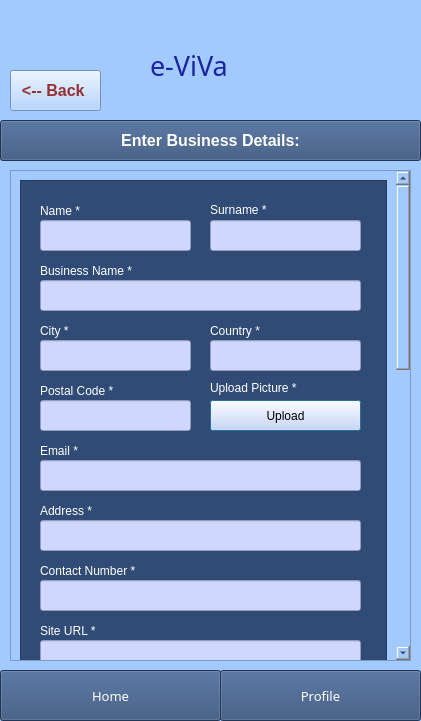
<?xml version="1.0" encoding="UTF-8"?>
<ui version="4.0">
 <class>Dialog</class>
 <widget class="QDialog" name="Dialog">
  <property name="geometry">
   <rect>
    <x>0</x>
    <y>0</y>
    <width>421</width>
    <height>721</height>
   </rect>
  </property>
  <property name="windowTitle">
   <string>Dialog</string>
  </property>
  <property name="styleSheet">
   <string notr="true">background-color: rgb(162, 202, 255);</string>
  </property>
  <widget class="QLabel" name="e-ViVa_2">
   <property name="geometry">
    <rect>
     <x>150</x>
     <y>40</y>
     <width>121</width>
     <height>51</height>
    </rect>
   </property>
   <property name="font">
    <font>
     <family>Forte</family>
     <pointsize>20</pointsize>
     <weight>50</weight>
     <bold>false</bold>
    </font>
   </property>
   <property name="styleSheet">
    <string notr="true">background-color: rgb(162, 202, 255);
color: rgb(27, 36, 156);

</string>
   </property>
   <property name="text">
    <string>e-ViVa</string>
   </property>
  </widget>
  <widget class="QScrollArea" name="scrollArea">
   <property name="geometry">
    <rect>
     <x>10</x>
     <y>170</y>
     <width>401</width>
     <height>491</height>
    </rect>
   </property>
   <property name="widgetResizable">
    <bool>true</bool>
   </property>
   <widget class="QWidget" name="scrollAreaWidgetContents">
    <property name="geometry">
     <rect>
      <x>0</x>
      <y>-665</y>
      <width>382</width>
      <height>1218</height>
     </rect>
    </property>
    <layout class="QVBoxLayout" name="verticalLayout">
     <item>
      <widget class="QFrame" name="frame_2">
       <property name="minimumSize">
        <size>
         <width>320</width>
         <height>1200</height>
        </size>
       </property>
       <property name="styleSheet">
        <string notr="true">background-color: rgb(48, 76, 118);</string>
       </property>
       <property name="frameShape">
        <enum>QFrame::StyledPanel</enum>
       </property>
       <property name="frameShadow">
        <enum>QFrame::Raised</enum>
       </property>
       <widget class="QLabel" name="label_14">
        <property name="geometry">
         <rect>
          <x>20</x>
          <y>20</y>
          <width>71</width>
          <height>21</height>
         </rect>
        </property>
        <property name="styleSheet">
         <string notr="true">background-color: rgb(0, 170, 255);
font: 12pt &quot;MS Shell Dlg 2&quot;;
background-color: rgb(48, 76, 118);
color: rgb(255, 255, 255);</string>
        </property>
        <property name="text">
         <string>Name *</string>
        </property>
       </widget>
       <widget class="QLabel" name="label_15">
        <property name="geometry">
         <rect>
          <x>190</x>
          <y>20</y>
          <width>101</width>
          <height>20</height>
         </rect>
        </property>
        <property name="styleSheet">
         <string notr="true">background-color: rgb(0, 170, 255);
background-color: rgb(48, 76, 118);
color: rgb(255, 255, 255);
font: 12pt &quot;MS Shell Dlg 2&quot;;</string>
        </property>
        <property name="text">
         <string>Surname *</string>
        </property>
       </widget>
       <widget class="QLineEdit" name="Name">
        <property name="geometry">
         <rect>
          <x>20</x>
          <y>40</y>
          <width>151</width>
          <height>31</height>
         </rect>
        </property>
        <property name="styleSheet">
         <string notr="true">background-color:rgb(208, 215, 255);</string>
        </property>
       </widget>
       <widget class="QLineEdit" name="Surname">
        <property name="geometry">
         <rect>
          <x>190</x>
          <y>40</y>
          <width>151</width>
          <height>31</height>
         </rect>
        </property>
        <property name="styleSheet">
         <string notr="true">background-color:rgb(208, 215, 255);			</string>
        </property>
       </widget>
       <widget class="QLabel" name="label_16">
        <property name="geometry">
         <rect>
          <x>20</x>
          <y>80</y>
          <width>121</width>
          <height>21</height>
         </rect>
        </property>
        <property name="styleSheet">
         <string notr="true">background-color: rgb(0, 170, 255);
background-color: rgb(48, 76, 118);
color: rgb(255, 255, 255);
font: 12pt &quot;MS Shell Dlg 2&quot;;</string>
        </property>
        <property name="text">
         <string>Business Name *</string>
        </property>
       </widget>
       <widget class="QLineEdit" name="BusinessName">
        <property name="geometry">
         <rect>
          <x>20</x>
          <y>100</y>
          <width>321</width>
          <height>31</height>
         </rect>
        </property>
        <property name="styleSheet">
         <string notr="true">background-color:rgb(208, 215, 255);</string>
        </property>
       </widget>
       <widget class="QLabel" name="label_17">
        <property name="geometry">
         <rect>
          <x>20</x>
          <y>140</y>
          <width>71</width>
          <height>21</height>
         </rect>
        </property>
        <property name="styleSheet">
         <string notr="true">background-color: rgb(0, 170, 255);
background-color: rgb(48, 76, 118);
color: rgb(255, 255, 255);
font: 12pt &quot;MS Shell Dlg 2&quot;;</string>
        </property>
        <property name="text">
         <string>City *</string>
        </property>
       </widget>
       <widget class="QLabel" name="label_18">
        <property name="geometry">
         <rect>
          <x>190</x>
          <y>140</y>
          <width>71</width>
          <height>21</height>
         </rect>
        </property>
        <property name="styleSheet">
         <string notr="true">background-color: rgb(0, 170, 255);
background-color: rgb(48, 76, 118);
color: rgb(255, 255, 255);
font: 12pt &quot;MS Shell Dlg 2&quot;;</string>
        </property>
        <property name="text">
         <string>Country *</string>
        </property>
       </widget>
       <widget class="QLabel" name="label_19">
        <property name="geometry">
         <rect>
          <x>20</x>
          <y>200</y>
          <width>101</width>
          <height>21</height>
         </rect>
        </property>
        <property name="styleSheet">
         <string notr="true">background-color: rgb(0, 170, 255);
background-color: rgb(48, 76, 118);
color: rgb(255, 255, 255);
font: 12pt &quot;MS Shell Dlg 2&quot;;</string>
        </property>
        <property name="text">
         <string>Postal Code *</string>
        </property>
       </widget>
       <widget class="QLineEdit" name="City">
        <property name="geometry">
         <rect>
          <x>20</x>
          <y>160</y>
          <width>151</width>
          <height>31</height>
         </rect>
        </property>
        <property name="styleSheet">
         <string notr="true">background-color:rgb(208, 215, 255);</string>
        </property>
       </widget>
       <widget class="QLineEdit" name="Country">
        <property name="geometry">
         <rect>
          <x>190</x>
          <y>160</y>
          <width>151</width>
          <height>31</height>
         </rect>
        </property>
        <property name="styleSheet">
         <string notr="true">background-color:rgb(208, 215, 255);</string>
        </property>
       </widget>
       <widget class="QLineEdit" name="PostalCode">
        <property name="geometry">
         <rect>
          <x>20</x>
          <y>220</y>
          <width>151</width>
          <height>31</height>
         </rect>
        </property>
        <property name="styleSheet">
         <string notr="true">background-color:rgb(208, 215, 255);</string>
        </property>
       </widget>
       <widget class="QPushButton" name="UploadPhotoButton">
        <property name="geometry">
         <rect>
          <x>190</x>
          <y>220</y>
          <width>151</width>
          <height>31</height>
         </rect>
        </property>
        <property name="styleSheet">
         <string notr="true">background-color:rgb(208, 215, 255);
font: 12pt &quot;MS Shell Dlg 2&quot;;</string>
        </property>
        <property name="text">
         <string>Upload</string>
        </property>
       </widget>
       <widget class="QLabel" name="label_20">
        <property name="geometry">
         <rect>
          <x>190</x>
          <y>200</y>
          <width>121</width>
          <height>16</height>
         </rect>
        </property>
        <property name="styleSheet">
         <string notr="true">background-color: rgb(0, 170, 255);
background-color: rgb(48, 76, 118);
color: rgb(255, 255, 255);
font: 12pt &quot;MS Shell Dlg 2&quot;;</string>
        </property>
        <property name="text">
         <string>Upload Picture *</string>
        </property>
       </widget>
       <widget class="QLabel" name="label_21">
        <property name="geometry">
         <rect>
          <x>20</x>
          <y>260</y>
          <width>71</width>
          <height>21</height>
         </rect>
        </property>
        <property name="styleSheet">
         <string notr="true">background-color: rgb(0, 170, 255);
background-color: rgb(48, 76, 118);
color: rgb(255, 255, 255);
font: 12pt &quot;MS Shell Dlg 2&quot;;</string>
        </property>
        <property name="text">
         <string>Email *</string>
        </property>
       </widget>
       <widget class="QLineEdit" name="Email">
        <property name="geometry">
         <rect>
          <x>20</x>
          <y>280</y>
          <width>321</width>
          <height>31</height>
         </rect>
        </property>
        <property name="styleSheet">
         <string notr="true">background-color:rgb(208, 215, 255);</string>
        </property>
       </widget>
       <widget class="QLabel" name="label_22">
        <property name="geometry">
         <rect>
          <x>20</x>
          <y>320</y>
          <width>71</width>
          <height>21</height>
         </rect>
        </property>
        <property name="styleSheet">
         <string notr="true">background-color: rgb(0, 170, 255);
background-color: rgb(48, 76, 118);
color: rgb(255, 255, 255);
font: 12pt &quot;MS Shell Dlg 2&quot;;</string>
        </property>
        <property name="text">
         <string>Address *</string>
        </property>
       </widget>
       <widget class="QLineEdit" name="Address">
        <property name="geometry">
         <rect>
          <x>20</x>
          <y>340</y>
          <width>321</width>
          <height>31</height>
         </rect>
        </property>
        <property name="styleSheet">
         <string notr="true">background-color:rgb(208, 215, 255);</string>
        </property>
       </widget>
       <widget class="QLabel" name="label_23">
        <property name="geometry">
         <rect>
          <x>20</x>
          <y>380</y>
          <width>131</width>
          <height>21</height>
         </rect>
        </property>
        <property name="styleSheet">
         <string notr="true">background-color: rgb(0, 170, 255);
background-color: rgb(48, 76, 118);
color: rgb(255, 255, 255);
font: 12pt &quot;MS Shell Dlg 2&quot;;</string>
        </property>
        <property name="text">
         <string>Contact Number *</string>
        </property>
       </widget>
       <widget class="QLineEdit" name="ContactNumber">
        <property name="geometry">
         <rect>
          <x>20</x>
          <y>400</y>
          <width>321</width>
          <height>31</height>
         </rect>
        </property>
        <property name="styleSheet">
         <string notr="true">background-color:rgb(208, 215, 255);</string>
        </property>
       </widget>
       <widget class="QLabel" name="label_24">
        <property name="geometry">
         <rect>
          <x>20</x>
          <y>440</y>
          <width>81</width>
          <height>21</height>
         </rect>
        </property>
        <property name="styleSheet">
         <string notr="true">background-color: rgb(0, 170, 255);
background-color: rgb(48, 76, 118);
color: rgb(255, 255, 255);
font: 12pt &quot;MS Shell Dlg 2&quot;;</string>
        </property>
        <property name="text">
         <string>Site URL *</string>
        </property>
       </widget>
       <widget class="QLineEdit" name="SiteURL">
        <property name="geometry">
         <rect>
          <x>20</x>
          <y>460</y>
          <width>321</width>
          <height>31</height>
         </rect>
        </property>
        <property name="styleSheet">
         <string notr="true">background-color:rgb(208, 215, 255);</string>
        </property>
       </widget>
       <widget class="QLabel" name="label_25">
        <property name="geometry">
         <rect>
          <x>20</x>
          <y>500</y>
          <width>101</width>
          <height>21</height>
         </rect>
        </property>
        <property name="styleSheet">
         <string notr="true">background-color: rgb(0, 170, 255);
background-color: rgb(48, 76, 118);
color: rgb(255, 255, 255);
font: 12pt &quot;MS Shell Dlg 2&quot;;</string>
        </property>
        <property name="text">
         <string>Prices FROM</string>
        </property>
       </widget>
       <widget class="QLineEdit" name="PricesFROM">
        <property name="geometry">
         <rect>
          <x>20</x>
          <y>520</y>
          <width>151</width>
          <height>31</height>
         </rect>
        </property>
        <property name="styleSheet">
         <string notr="true">background-color:rgb(208, 215, 255);</string>
        </property>
       </widget>
       <widget class="QLineEdit" name="PricesTO">
        <property name="geometry">
         <rect>
          <x>190</x>
          <y>520</y>
          <width>151</width>
          <height>31</height>
         </rect>
        </property>
        <property name="styleSheet">
         <string notr="true">background-color:rgb(208, 215, 255);</string>
        </property>
       </widget>
       <widget class="QLabel" name="label_26">
        <property name="geometry">
         <rect>
          <x>190</x>
          <y>500</y>
          <width>71</width>
          <height>21</height>
         </rect>
        </property>
        <property name="styleSheet">
         <string notr="true">background-color: rgb(0, 170, 255);
background-color: rgb(48, 76, 118);
color: rgb(255, 255, 255);
font: 12pt &quot;MS Shell Dlg 2&quot;;</string>
        </property>
        <property name="text">
         <string>Prices TO</string>
        </property>
       </widget>
       <widget class="QLabel" name="label_28">
        <property name="geometry">
         <rect>
          <x>20</x>
          <y>560</y>
          <width>121</width>
          <height>21</height>
         </rect>
        </property>
        <property name="styleSheet">
         <string notr="true">background-color: rgb(0, 170, 255);
background-color: rgb(48, 76, 118);
color: rgb(255, 255, 255);
font: 12pt &quot;MS Shell Dlg 2&quot;;</string>
        </property>
        <property name="text">
         <string>Business Type *</string>
        </property>
       </widget>
       <widget class="QComboBox" name="BusinessType">
        <property name="geometry">
         <rect>
          <x>20</x>
          <y>580</y>
          <width>321</width>
          <height>31</height>
         </rect>
        </property>
        <property name="styleSheet">
         <string notr="true">background-color:rgb(208, 215, 255);</string>
        </property>
        <item>
         <property name="text">
          <string>Fast Food</string>
         </property>
        </item>
        <item>
         <property name="text">
          <string>Sit Down</string>
         </property>
        </item>
        <item>
         <property name="text">
          <string>Restaurant</string>
         </property>
        </item>
        <item>
         <property name="text">
          <string>Cafe</string>
         </property>
        </item>
       </widget>
       <widget class="QPushButton" name="submitButton">
        <property name="geometry">
         <rect>
          <x>240</x>
          <y>1130</y>
          <width>91</width>
          <height>41</height>
         </rect>
        </property>
        <property name="styleSheet">
         <string notr="true">background-color: rgb(255, 149, 62);

font: 12pt &quot;MS Shell Dlg 2&quot;;</string>
        </property>
        <property name="text">
         <string>SUBMIT</string>
        </property>
       </widget>
       <widget class="QLabel" name="label_29">
        <property name="geometry">
         <rect>
          <x>20</x>
          <y>710</y>
          <width>191</width>
          <height>21</height>
         </rect>
        </property>
        <property name="styleSheet">
         <string notr="true">background-color: rgb(0, 170, 255);
background-color: rgb(48, 76, 118);
color: rgb(255, 255, 255);
font: 12pt &quot;MS Shell Dlg 2&quot;;</string>
        </property>
        <property name="text">
         <string>Add Business Description</string>
        </property>
       </widget>
       <widget class="QLabel" name="label_30">
        <property name="geometry">
         <rect>
          <x>20</x>
          <y>620</y>
          <width>121</width>
          <height>21</height>
         </rect>
        </property>
        <property name="styleSheet">
         <string notr="true">background-color: rgb(0, 170, 255);
background-color: rgb(48, 76, 118);
color: rgb(255, 255, 255);
font: 12pt &quot;MS Shell Dlg 2&quot;;</string>
        </property>
        <property name="text">
         <string>Food Type</string>
        </property>
       </widget>
       <widget class="QLineEdit" name="FoodType">
        <property name="geometry">
         <rect>
          <x>20</x>
          <y>640</y>
          <width>321</width>
          <height>31</height>
         </rect>
        </property>
        <property name="styleSheet">
         <string notr="true">background-color:rgb(208, 215, 255);</string>
        </property>
       </widget>
       <widget class="QLineEdit" name="DescriptionRest">
        <property name="geometry">
         <rect>
          <x>20</x>
          <y>750</y>
          <width>321</width>
          <height>341</height>
         </rect>
        </property>
        <property name="styleSheet">
         <string notr="true">background-color:rgb(208, 215, 255);</string>
        </property>
       </widget>
      </widget>
     </item>
    </layout>
   </widget>
  </widget>
  <widget class="QPushButton" name="TransportButton">
   <property name="geometry">
    <rect>
     <x>0</x>
     <y>120</y>
     <width>421</width>
     <height>41</height>
    </rect>
   </property>
   <property name="font">
    <font>
     <pointsize>12</pointsize>
     <weight>75</weight>
     <bold>true</bold>
    </font>
   </property>
   <property name="styleSheet">
    <string notr="true">background-color: rgb(0, 170, 255);
background-color: rgb(48, 76, 118);
color: rgb(255, 255, 255);</string>
   </property>
   <property name="text">
    <string>Enter Business Details:</string>
   </property>
  </widget>
  <widget class="QPushButton" name="BackButton">
   <property name="geometry">
    <rect>
     <x>10</x>
     <y>70</y>
     <width>91</width>
     <height>41</height>
    </rect>
   </property>
   <property name="font">
    <font>
     <pointsize>12</pointsize>
     <weight>75</weight>
     <bold>true</bold>
    </font>
   </property>
   <property name="styleSheet">
    <string notr="true">color: rgb(150, 48, 48);</string>
   </property>
   <property name="text">
    <string>&lt;-- Back </string>
   </property>
  </widget>
  <widget class="QPushButton" name="ProfileButton">
   <property name="geometry">
    <rect>
     <x>220</x>
     <y>670</y>
     <width>201</width>
     <height>51</height>
    </rect>
   </property>
   <property name="font">
    <font>
     <family>Arial Rounded MT Bold</family>
     <pointsize>10</pointsize>
     <weight>50</weight>
     <bold>false</bold>
    </font>
   </property>
   <property name="styleSheet">
    <string notr="true">background-color: rgb(0, 170, 255);
background-color: rgb(48, 76, 118);
color: rgb(255, 255, 255);</string>
   </property>
   <property name="text">
    <string>Profile</string>
   </property>
   <property name="default">
    <bool>false</bool>
   </property>
   <property name="flat">
    <bool>false</bool>
   </property>
  </widget>
  <widget class="QPushButton" name="HomeButton">
   <property name="geometry">
    <rect>
     <x>0</x>
     <y>670</y>
     <width>221</width>
     <height>51</height>
    </rect>
   </property>
   <property name="font">
    <font>
     <family>Arial Rounded MT Bold</family>
     <pointsize>10</pointsize>
     <weight>50</weight>
     <bold>false</bold>
    </font>
   </property>
   <property name="styleSheet">
    <string notr="true">background-color: rgb(0, 170, 255);
background-color: rgb(48, 76, 118);
color: rgb(255, 255, 255);</string>
   </property>
   <property name="text">
    <string>Home</string>
   </property>
   <property name="default">
    <bool>false</bool>
   </property>
   <property name="flat">
    <bool>false</bool>
   </property>
  </widget>
 </widget>
 <resources/>
 <connections/>
</ui>
